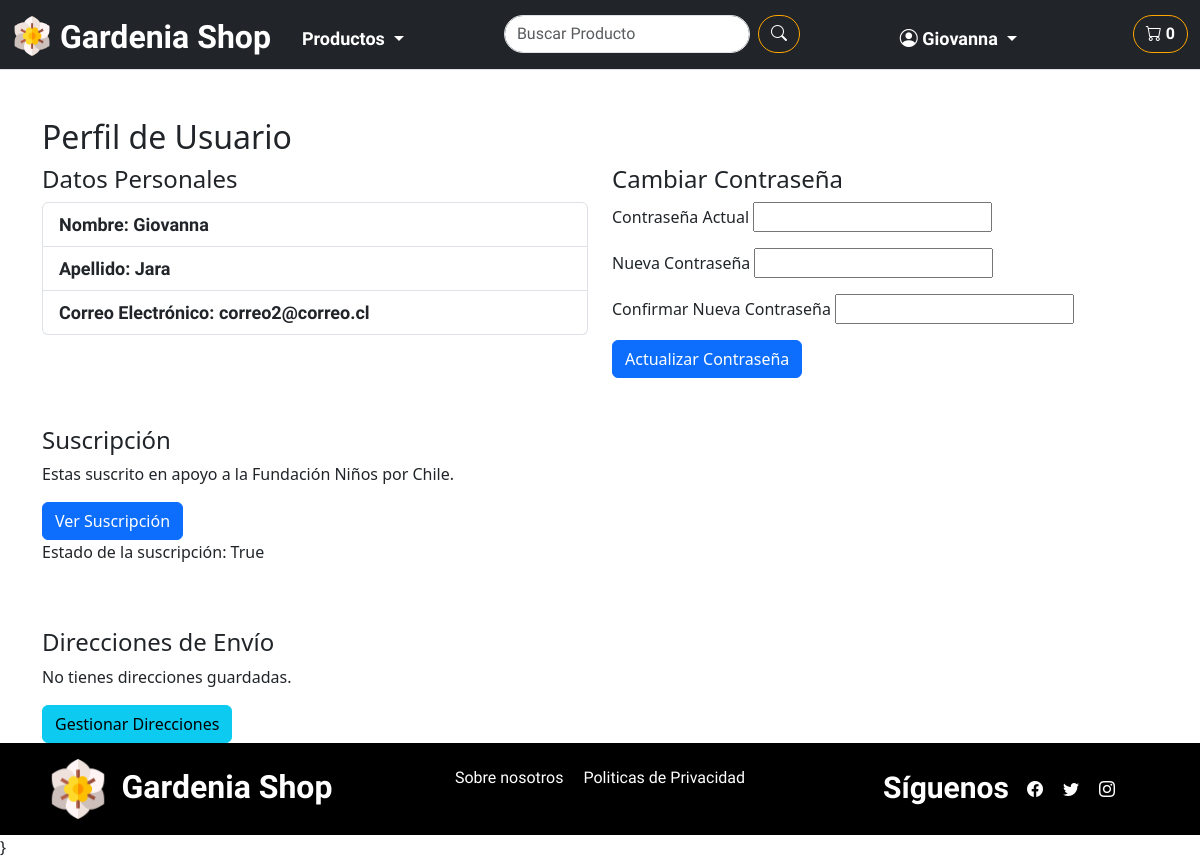
The page /shopWeb/profile (signed in) on the database as committed earlier.
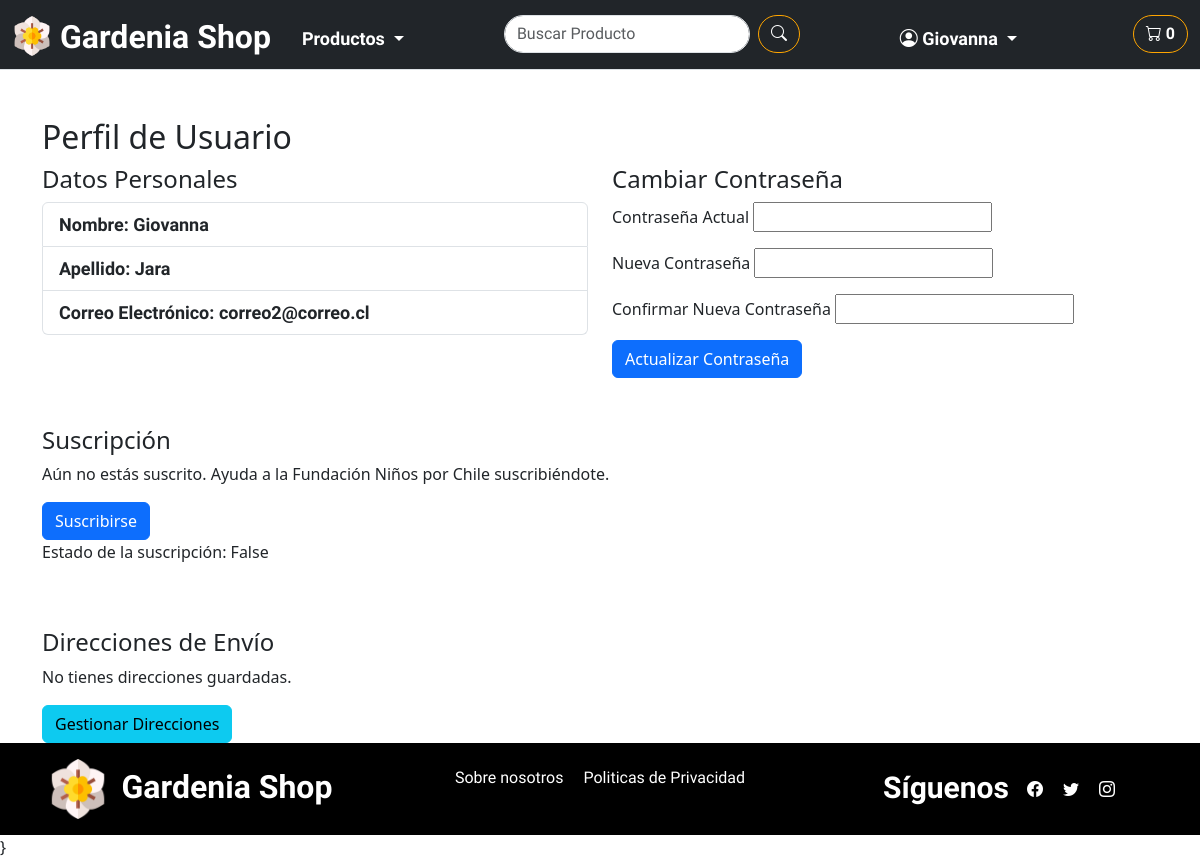
The same page on the database as committed later.
### shopWeb/models.py (models this page shows, shortened)
class Suscripcion(models.Model):
    user = models.ForeignKey(User, on_delete=models.CASCADE)
    monto = models.DecimalField(max_digits=10, decimal_places=0, null=True, blank=True)
    duracion = models.IntegerField()  # Duración en meses
    fecha_inicio = models.DateTimeField(auto_now_add=True)
    fecha_fin = models.DateTimeField(null=True, blank=True)
    activa = models.BooleanField(default=False)
    MONTOS_OPCIONES = (
        (5000, '5000 pesos'),
        (10000, '10000 pesos'),
        (15000, '15000 pesos'),
        ('otro', 'Otro monto'),
    )

### shopWeb/views.py (the view)
# urls.py: path('profile', views.profile, name='profile'),
def profile(request):
    user = request.user
    direcciones = User_direccion.objects.filter(user=request.user)
    suscripcion = Suscripcion.objects.filter(user=request.user).first()
    if request.method == 'POST':
        form = PasswordChangeForm(request.user, request.POST)
        if form.is_valid():
            user = form.save()
            update_session_auth_hash(request, user)  # Mantiene al usuario logueado después del cambio de contraseña
            return JsonResponse({'error': False, 'message': '¡Tu contraseña ha sido actualizada correctamente!'})
        else:
            errors = {}
            for field in form.errors:
                errors[field] = form.errors[field][0]
            return JsonResponse({'error': True, 'errors': errors})
    else:
        form = PasswordChangeForm(request.user)
    context = {
        'user': user,
        'form': form,
        'direcciones': direcciones,
        'suscripcion': suscripcion
    }
    return render(request, 'shopWeb/perfil_cliente/profile.html', context)

### shopWeb/templates/shopWeb/perfil_cliente/profile.html (shortened to what this page needs)
{% extends 'shopWeb/layouts/base.html' %}
{% load static %}
{% block content %}
<div class="container mt-5">
    <h2>Perfil de Usuario</h2>
    <div class="row">
        <div class="col-md-6">
            <h4>Datos Personales</h4>
            <ul class="list-group">
                <li class="list-group-item"><strong>Nombre:</strong>
                    {{user.first_name }}</li>
                <li class="list-group-item"><strong>Apellido:</strong>
                     {{ user.last_name }}</li>
                <li class="list-group-item"><strong>Correo Electrónico:</strong>
                    {{ request.user.email }}</li>
            </ul>
        </div>
        <div class="col-md-6">
            <h4>Cambiar Contraseña</h4>
            <form id="password_change_form" method="POST">
                <div class="mb-3">
                    <label for="id_old_password">Contraseña Actual</label>
                    <input type="password" name="old_password" id="id_old_password" autocomplete="current-password" required>
                </div>
                <div class="mb-3">
                    <label for="id_new_password1">Nueva Contraseña</label>
                    <input type="password" name="new_password1" id="id_new_password1" autocomplete="new-password" required>
                </div>
                <div class="mb-3">
                    <label for="id_new_password2">Confirmar Nueva Contraseña</label>
                    <input type="password" name="new_password2" id="id_new_password2" autocomplete="new-password" required>
                </div>
                <button type="submit" class="btn btn-primary">Actualizar Contraseña</button>
            </form>
        </div>
        <div class="row mt-5">
            <div class="col-md-12">
                <h4>Suscripción</h4>
                <div class="suscripcion-section">
                    {% if suscripcion  and suscripcion.activa%}
                        <p>Estas suscrito en apoyo a la Fundación Niños por Chile.</p>
                        <a href="{% url 'suscripcion' %}" class="btn btn-primary">Ver Suscripción</a>
                    {% else %}
                        <p>Aún no estás suscrito. Ayuda a la Fundación Niños por Chile suscribiéndote.</p>
                        <a href="{% url 'suscripcion' %}" class="btn btn-primary">Suscribirse</a>
                    {% endif %}
                </div>
                {% if suscripcion %}
                    <p>Estado de la suscripción: {{ suscripcion.activa }}</p>
                {% endif %}
            </div>
        </div>
    </div>
    <div class="row mt-5">
        <div class="col-md-12">
            <h4>Direcciones de Envío</h4>
            {% if direcciones.exists %}
            <div class="list-group">
                {% for direccion in direcciones %}
                <div class="list-group-item">
                    <h6 class="mb-1">{{ direccion.nombre_dirreccion }}</h6>
                    <p class="mb-1">{{ direccion.direccion }}, {{ direccion.ciudad }}</p>
                </div>
                {% endfor %}
            </div>
            {% else %}
            <p>No tienes direcciones guardadas. <a href="{% url 'agregar_direccion' %}">Agregar dirección de envío</a></p>
            {% endif %}
            <a href="{% url 'direcciones' %}" class="btn btn-info">Gestionar
                Direcciones</a>
        </div>
    </div>
</div>
{% endblock %}

Rows that differ between the two databases and show on the page:
changed Suscripcion: activa "True" → "False"
Other text that changed with them:
text no longer shown: "Estas suscrito en apoyo a la Fundación Niños por Chile. Ver Suscripción"
text now shown: "Aún no estás suscrito. Ayuda a la Fundación Niños por Chile suscribiéndote. Suscribirse"
